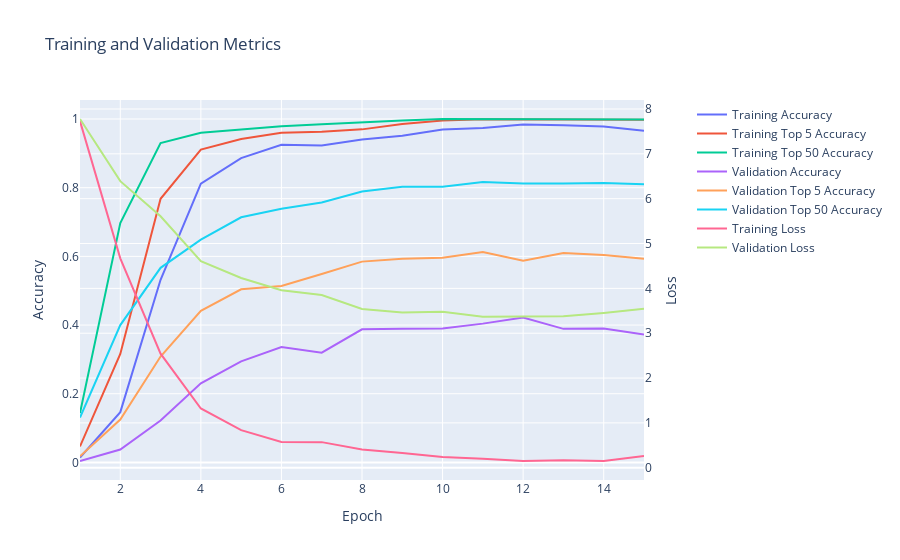

Here is the notebook cell this chart was saved with:
### Code cell
arcface_cross_entropy_model.display_training_history()

### Figure 1 — Plotly figure (JSON) as saved in the notebook; plotly's stock layout.template omitted (floating-point values rounded to 4 significant figures)
{"data": [{"mode": "lines", "name": "Training Accuracy", "type": "scatter", "x": [1, 2, 3, 4, 5, 6, 7, 8, 9, 10, 11, 12, 13, 14, 15], "xaxis": "x", "y": [0.01423, 0.1465, 0.5318, 0.8115, 0.8862, 0.9247, 0.9229, 0.9403, 0.9514, 0.9691, 0.9736, 0.9837, 0.9816, 0.9781, 0.9656, 0.9781], "yaxis": "y"}, {"mode": "lines", "name": "Training Top 5 Accuracy", "type": "scatter", "x": [1, 2, 3, 4, 5, 6, 7, 8, 9, 10, 11, 12, 13, 14, 15], "xaxis": "x", "y": [0.04651, 0.3159, 0.7678, 0.9111, 0.942, 0.9601, 0.9625, 0.9698, 0.9858, 0.9958, 0.9993, 0.9986, 0.9997, 0.999, 0.9976, 0.9993], "yaxis": "y"}, {"mode": "lines", "name": "Training Top 50 Accuracy", "type": "scatter", "x": [1, 2, 3, 4, 5, 6, 7, 8, 9, 10, 11, 12, 13, 14, 15], "xaxis": "x", "y": [0.144, 0.697, 0.9299, 0.9601, 0.9691, 0.9792, 0.9844, 0.9906, 0.9958, 1.0, 0.9997, 0.9993, 1.0, 0.9997, 0.9986, 1.0], "yaxis": "y"}, {"mode": "lines", "name": "Validation Accuracy", "type": "scatter", "x": [1, 2, 3, 4, 5, 6, 7, 8, 9, 10, 11, 12, 13, 14, 15], "xaxis": "x", "y": [0.004167, 0.0375, 0.1222, 0.2306, 0.2944, 0.3361, 0.3194, 0.3875, 0.3889, 0.3903, 0.4042, 0.4222, 0.3889, 0.3903, 0.3722, 0.4042], "yaxis": "y"}, {"mode": "lines", "name": "Validation Top 5 Accuracy", "type": "scatter", "x": [1, 2, 3, 4, 5, 6, 7, 8, 9, 10, 11, 12, 13, 14, 15], "xaxis": "x", "y": [0.01806, 0.125, 0.3083, 0.4417, 0.5042, 0.5139, 0.5486, 0.5847, 0.5931, 0.5958, 0.6125, 0.5875, 0.6097, 0.6042, 0.5931, 0.5958], "yaxis": "y"}, {"mode": "lines", "name": "Validation Top 50 Accuracy", "type": "scatter", "x": [1, 2, 3, 4, 5, 6, 7, 8, 9, 10, 11, 12, 13, 14, 15], "xaxis": "x", "y": [0.1306, 0.4, 0.5667, 0.6486, 0.7139, 0.7389, 0.7569, 0.7889, 0.8028, 0.8028, 0.8167, 0.8125, 0.8125, 0.8139, 0.8097, 0.8139], "yaxis": "y"}, {"mode": "lines", "name": "Training Loss", "type": "scatter", "x": [1, 2, 3, 4, 5, 6, 7, 8, 9, 10, 11, 12, 13, 14, 15], "xaxis": "x", "y": [7.73, 4.67, 2.544, 1.322, 0.8377, 0.5769, 0.5709, 0.4082, 0.3296, 0.239, 0.2006, 0.1504, 0.1695, 0.1515, 0.2607, 0.1689], "yaxis": "y2"}, {"mode": "lines", "name": "Validation Loss", "type": "scatter", "x": [1, 2, 3, 4, 5, 6, 7, 8, 9, 10, 11, 12, 13, 14, 15], "xaxis": "x", "y": [7.777, 6.391, 5.606, 4.605, 4.231, 3.958, 3.852, 3.541, 3.462, 3.477, 3.368, 3.371, 3.377, 3.451, 3.545, 3.401], "yaxis": "y2"}], "layout": {"title": {"text": "Training and Validation Metrics"}, "xaxis": {"anchor": "y", "domain": [0.0, 0.94], "title": {"text": "Epoch"}}, "yaxis": {"anchor": "x", "domain": [0.0, 1.0], "title": {"text": "Accuracy"}}, "yaxis2": {"anchor": "x", "overlaying": "y", "side": "right", "title": {"text": "Loss"}}}}
